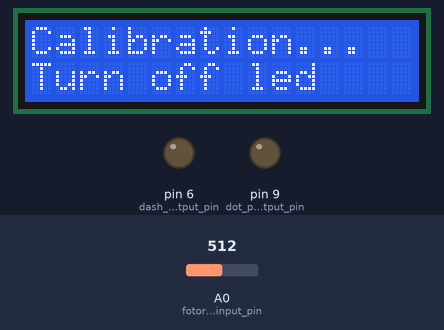
Bench run of a sketch on a simulated Arduino Uno, built with avr-gcc and run on an emulated ATmega328P. Parts: 16×2 character LCD, output pins drawn as LEDs (lit = HIGH). The inputs (shaded band) are chosen by the test bench; at power-on: A0 (fotoresistor_input_pin) = 512.

Above: at 3.1 s.
7.3 s: A0 (fotoresistor_input_pin) set to 503
At 9.3 s:
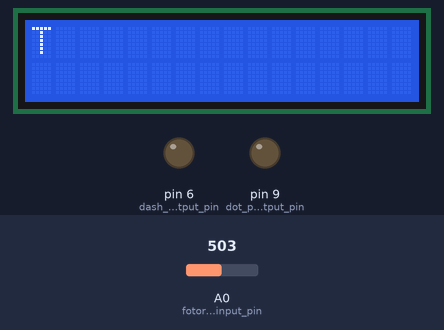
10.2 s: A0 (fotoresistor_input_pin) set to 306
At 12.2 s:
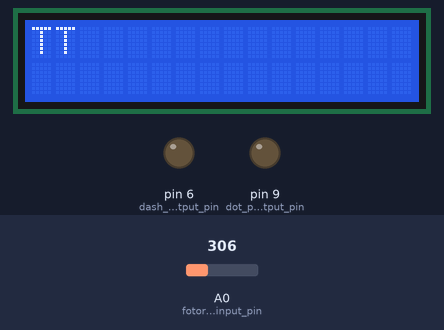
13.1 s: A0 (fotoresistor_input_pin) set to 297
At 15.1 s:
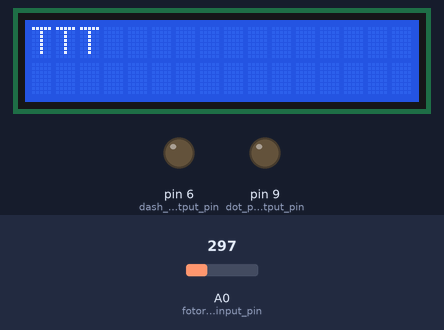
16.0 s: A0 (fotoresistor_input_pin) set to 122
At 18.7 s:
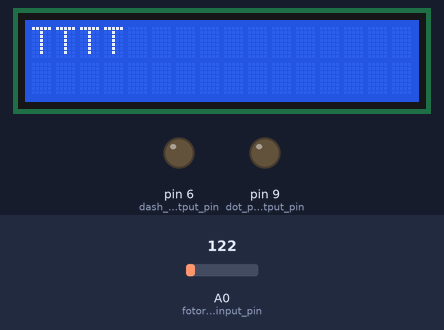
19.0 s: A0 (fotoresistor_input_pin) set to 110
At 21.6 s:
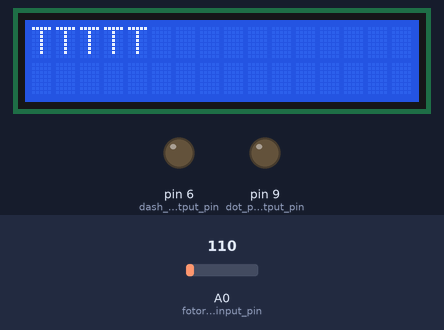
22.0 s: A0 (fotoresistor_input_pin) set to 55
At 24.3 s:
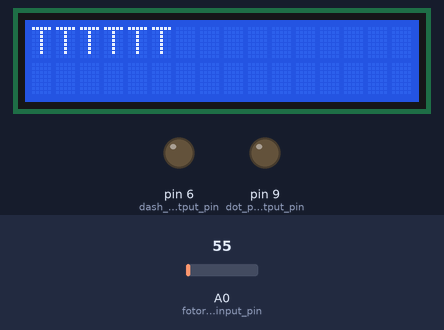
Timing chart, 0 to 25.8 s (numbered marks = the images above; inputs shaded):
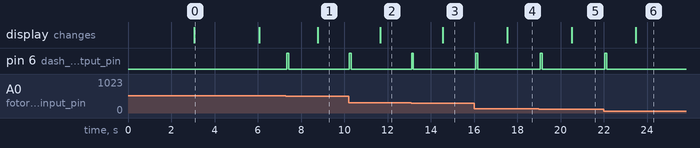

The sketch:

morseduino.ino
```cpp
/*
  Morseduino
  by Baldini Giulia, Nardini Matteo, Scolati Remo,
  faculty of Computer Science, Free University of Bolzano.

  This sketch reads the resistance variation of a fotoresistor and interprets it as morse code,
  displaying the received signal as standard text on a LCD display.
  This sketch was created as part of the 2016 Arduino Workshop at the Free University of Bolzano.
*/

/*
  This sketch is distributed with the license CC-BY-SA [Creative Commons-Attribution-Share Alike]
  (http://creativecommons.org/licenses/by-sa/4.0/).
*/

#include <LiquidCrystal.h>    // Library used to handle the LCD screen

/*
  ========================  SKETCH'S CONSTANTS  ========================
*/
const int MORSE_UNIT = 700;   // The base unit of the morse comunication in milliseconds

//#define IS_DEBUG ;          // If the current execution should print debug information or not.
//#define AUTO_SPACE_WORDS ;  // If the current execution should put an automatic space between the words.


/*
  ======================== PIN LAYOUT DEFINITION ========================
*/

int fotoresistor_input_pin = A0;  // The analogue input pin to which the fotoresistor is connected

int dot_pluse_output_pin = 9;     // The digital output pin to pulse when a "dot" is received
int dash_pluse_output_pin = 6;    // The digital output pin to pulse when a "dash" is received


/*
  ========================  SKETCH  ========================
*/

int DELTA_MIN = 65;     // The minimum variation of resistance to be considered a "state change"

int sensorValue = 0;                    // The current value of the sensor
int sensorValueOld = 0;                 // The previous value of the sensor
int delta = 0;                          // The delta of resistance between this reading of the sensor and the previous one

unsigned long timeLastTurnedOn = 0;     // The number of milliseconds from the last reset at which the fotoresistor detected the last "ON" signal
unsigned long timeLastTurnedOff = 0;    // The number of milliseconds from the last reset at which the fotoresistor detected the last "OFF" signal
unsigned long interval = 0;             // Used as temporary variable

String currLetter = "";                 // The current letter being read. Here the letter is stored as morse, a character "." means that a dot was received, a character "-" means that a dash was received.
String currString = "";                 // The current string. It contains all the letters received up to a certain moment, converted in plain text.
bool letterHasBegun = false;            // If a letter is being received or not.

LiquidCrystal lcd(12, 11, 5, 4, 3, 2);  // The variable holding the reference to the LCD screen used to display the output.

bool isSignalOn = false;                // If the received "signal" is on

void setup() {
    //sets up the LCD and the two LEDs

    lcd.begin(16, 2);
    pinMode(dot_pluse_output_pin, OUTPUT);
    pinMode(dash_pluse_output_pin, OUTPUT);

    //If the Debug Mode is activated, it will print the message in the LCD
    #if defined(IS_DEBUG)
      Serial.begin(9600);
      lcd.print("LCD test: if you can read this, it works");
      delay(1000);
      lcd.clear();
    #endif

    //Calibration of the light.
    lcd.setCursor(0, 0);
    lcd.print("Calibration...");
    lcd.setCursor(0, 1);
    lcd.print("Turn on led"); //The light has to be turned on.
    delay(3000);
    int onLevel = analogRead(fotoresistor_input_pin);

    lcd.clear();
    lcd.setCursor(0, 0);
    lcd.print("Calibration...");
    lcd.setCursor(0, 1);
    lcd.print("Turn off led"); //The light has to be turned off.
    delay(3000);
    int offLevel = analogRead(fotoresistor_input_pin);

    lcd.clear();
    DELTA_MIN = (onLevel - offLevel) / 2; //It calculates the difference of light value between the light turned off and on.

    sensorValueOld = analogRead(fotoresistor_input_pin); //sensorValueOld now contains the value of the sensor when the process starts

}

void loop() {

    // first the two LEDs are set as off
    digitalWrite(dot_pluse_output_pin, LOW);
    digitalWrite(dash_pluse_output_pin, LOW);


    sensorValue = analogRead(fotoresistor_input_pin); //takes in the value of current light from the sensor
    delta = sensorValue - sensorValueOld;             //the difference between the value that was calculated before and the value just calculated is defined.
                                                      //delta determines if there is any difference in the light caught before and after.


    if (delta > DELTA_MIN) {
        //There is a signal strong enough
        timeLastTurnedOn = millis();
        isSignalOn = true;
    }


    if (delta < -DELTA_MIN) {
        //There is not a signal strong enough
        timeLastTurnedOff = millis();
        isSignalOn = false;

        // Calculating the number of millisecond from the last time it turned on.
        interval =  timeLastTurnedOff - timeLastTurnedOn;

        //If the Debug Mode is activated, it will print the message on the serial monitor.
        #if defined(IS_DEBUG)
          Serial.print("Detected from HIGH to LOW. Interval: ");
          Serial.println(interval);
        #endif

        if (interval < MORSE_UNIT){
            //If the flash was short, so the sign detected is a dot.
            currLetter += ".";
            digitalWrite(dot_pluse_output_pin, HIGH);
            letterHasBegun = true;

            //If the Debug Mode is activated, it will print the message on the serial monitor.
            #if defined(IS_DEBUG)
                Serial.println("Detected .");
            #endif

        }else{
            //If the flash was long, so the sign detected is a dash.
            currLetter += "-";
            digitalWrite(dash_pluse_output_pin, HIGH);
            letterHasBegun = true;

            //If the Debug Mode is activated, it will print the message on the serial monitor.
            #if defined(IS_DEBUG)
                Serial.println("Detected -");
            #endif

        }


      }


    // If a letter should be added
    if (letterHasBegun && (millis() - timeLastTurnedOff) > (MORSE_UNIT * 2) && (!isSignalOn)){
        // Handling some special letters:
        //  -> "----" => Delete the message and reset the display
        //  -> "..--" => Delete the last letter from the message


        lcd.setCursor(0,0);
        lcd.clear(); // the LED is cleared and reset every time a letter is added.
        letterHasBegun = false;

        if (currLetter == "----"){
            // Reset
            currString = "";
            timeLastTurnedOff = millis();

            //If the Debug Mode is activated, it will print the message on the serial monitor.
            #if defined(IS_DEBUG)
                Serial.println("System resetted");
            #endif

        }else if (currLetter == "..--"){
            // Delete last letter
            currString = currString.substring(0, currString.length() - 1);
            lcd.print(currString); //Printing on the screen the new String

            //If the Debug Mode is activated, it will print the message on the serial monitor.
            #if defined(IS_DEBUG)
                Serial.print("Deleted last letter inserted. Current string: ");
                Serial.println(currString);
            #endif

        }else{

            //Adding current letter to current word
            currString += morseDictionary(currLetter);

            lcd.print(currString); //Printing on the screen the new String

            //If the Debug Mode is activated, it will print the message on the serial monitor.
            #if defined(IS_DEBUG)
                Serial.print("Letter added to string. Current string: ");
                Serial.println(currString);
            #endif

        }

            currLetter = ""; // currLetter is now resetted-
    }

    #if defined(AUTO_SPACE_WORDS)
        //If the auto-space mode is activated, if there has been a pause of more than 7 Morse Units, it puts a space.
        if (currString.charAt(currString.length() - 1) != 32 && (!isSignalOn) && (millis() - timeLastTurnedOff) > (MORSE_UNIT * 7) && currString != ""){
            currString += " ";
        }
    #endif

    // Delay that allows the board to process everything avoing double readings and similar.
    delay(90);

    //Now the value of sensorOld becames the value of
    sensorValueOld = sensorValue;

}


//The following method takes in a String of dots and dashes and returns the corresponding letter.
//If the input String does not correspond to any letter, it returns an empty String.
String morseDictionary(String d){

    if(d == ".-") return "A";
    if(d == "-...") return "B";
    if(d == "-.-.") return "C";
    if(d == "-..")  return "D";
    if(d == ".") return "E";
    if(d == "..-.") return "F";
    if(d == "--.") return "G";
    if(d == "....") return "H";
    if(d == "..") return "I";
    if(d == ".---") return "J";
    if(d == "-.-") return "K";
    if(d == ".-..") return "L";
    if(d == "--") return "M";
    if(d == "-.") return "N";
    if(d == "---") return "O";
    if(d == ".--.") return "P";
    if(d == "--.-") return "Q";
    if(d == ".-.") return "R";
    if(d == "...") return "S";
    if(d == "-") return "T";
    if(d == "..-") return "U";
    if(d == "...-") return "V";
    if(d == ".--") return "W";
    if(d == "-..-") return "X";
    if(d == "-.--") return "Y";
    if(d == "--..") return "Z";

    return "";
}
```

Measured:
- the behaviour switches between 512 and 511 on A0 (fotoresistor_input_pin) (found by bisection; images 0 and 1)
- the behaviour switches between 306 and 305 on A0 (fotoresistor_input_pin) (found by bisection; images 2 and 3)
- the behaviour switches between 122 and 121 on A0 (fotoresistor_input_pin) (found by bisection; images 4 and 5)
- after the input at 7.3 s, pin 6 (dash_pluse_output_pin): LOW → HIGH at once, → LOW 0.09 s later; the display: changes after 1.5 s (image 1)
- after the input at 10.2 s, pin 6 (dash_pluse_output_pin): LOW → HIGH at once, → LOW 0.09 s later; the display: changes after 1.5 s (image 2)
- after the input at 13.1 s, pin 6 (dash_pluse_output_pin): LOW → HIGH at once, → LOW 0.09 s later; the display: changes after 1.5 s (image 3)
- after the input at 16.0 s, pin 6 (dash_pluse_output_pin): LOW → HIGH after 0.09 s, → LOW 0.09 s later; the display: changes after 1.5 s (image 4)
- after the input at 19.0 s, pin 6 (dash_pluse_output_pin): LOW → HIGH after 0.06 s, → LOW 0.09 s later; the display: changes after 1.5 s (image 5)
- after the input at 22.0 s, pin 6 (dash_pluse_output_pin): LOW → HIGH at once, → LOW 0.09 s later; the display: changes after 1.5 s (image 6)
